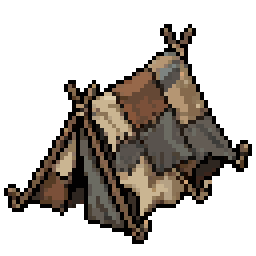
#> input picture pixellab_src/forest/camp/frame_0.png, 64 x 64 px, found by its file name (shown 4 times larger); its folder holds 4 pictures in this run
$ python fields_sheets.py
#> lines starting #> are read from the running program, lines starting #| are printed output that depends on the picture
### tools/region_props.py
"""Rekwizyty Rozlewisk i Wietrznych Turni z paczek obiektów PixelLab (pixellab_src/regions/<paczka>/frame_<i>.png,
pobrane przez pixellab_src/regions/fetch.py packs). Grafiki podmieniamy w miejscu dawnych plików
(assets/swamp, frogs, drowned, mountains), więc kod się nie zmienia: gra stawia je z punktem
zaczepienia u podstawy (offset liczony z wysokości tekstury). Każda klatka jest zmniejszana jak
postacie (hero_sheets.shrink_image), przycinana do sylwetki i wyśrodkowana poziomo.
Rekwizyty animowane w grze (np. kosz z ogniem) dostają pasek z kilku wariantów.
Uruchom: python tools/region_props.py"""
import os

from PIL import Image

import hero_sheets

ROOT = os.path.dirname(os.path.dirname(os.path.abspath(__file__)))
SRC = os.path.join(ROOT, "pixellab_src", "regions")
ASSETS = os.path.join(ROOT, "assets")

# plik w assets: (paczka, [klatki], skala) - kilka klatek = pasek animacji / wariantów (hframes w grze)
PROPS = {
    # Rozlewiska i wioska żaboludzi
    "swamp/mangrove_0.png": ("swamp_trees", [0], 0.75),
    "swamp/mangrove_1.png": ("swamp_trees", [1], 0.75),
    "swamp/mangrove_2.png": ("swamp_trees", [2], 0.75),
    "drowned/drowned_tree_0.png": ("swamp_trees", [3], 0.75),
    "drowned/drowned_tree_1.png": ("swamp_trees", [4], 0.75),
    "frogs/hut_tree_0.png": ("swamp_trees", [5], 1.0),
    "frogs/hut_tree_1.png": ("swamp_trees", [6], 1.0),
    "frogs/hut_tree_2.png": ("swamp_trees", [7], 1.0),
    "swamp/cattails.png": ("swamp_trees", [9, 9, 9], 0.4),
    "swamp/reeds.png": ("swamp_trees", [10, 10], 0.35),
    "drowned/rotten_stump.png": ("swamp_trees", [11], 0.4),
    "drowned/sunken_boat.png": ("swamp_trees", [12], 0.55),
    "drowned/sunken_cross.png": ("swamp_trees", [13], 0.45),
    "swamp/signpost.png": ("swamp_trees", [14], 0.45),
    "frogs/shell_throne.png": ("swamp_trees", [15], 0.7),
    "frogs/fish_rack.png": ("swamp_small", [0], 0.75),
    "frogs/fish_net.png": ("swamp_small", [1], 0.75),
    "frogs/frog_totem.png": ("swamp_small", [2], 0.75),
    "frogs/brazier.png": ("swamp_small", [3, 3], 0.6),
    "frogs/canoe.png": ("swamp_small", [4], 0.75),
    "frogs/clay_pots.png": ("swamp_small", [5], 0.55),
    "drowned/soul_jars.png": ("swamp_small", [6], 0.6),
    "swamp/lilies.png": ("swamp_small", [7, 8, 9], 0.45),
    # Wietrzne Turnie i wioska ptakoludzi
    "mountains/stilt_hut_0.png": ("mountain", [0], 1.0),
    "mountains/stilt_hut_1.png": ("mountain", [1], 1.0),
    "mountains/pillar_nest_0.png": ("mountain", [2], 1.0),
    "mountains/pillar_nest_1.png": ("mountain", [3], 1.0),
    "mountains/eagle_totem.png": ("mountain", [4], 0.75),
    "mountains/perch_pole.png": ("mountain", [5, 5], 0.75),
    "mountains/storm_rod.png": ("mountain", [6, 6], 0.75),
    "mountains/wind_chime.png": ("mountain", [7, 7], 0.6),
    "mountains/dead_tree_0.png": ("mountain", [9], 0.8),
    "mountains/dead_tree_1.png": ("mountain", [10], 0.8),
    "mountains/peak_0.png": ("mountain", [11], 1.15),
    "mountains/peak_1.png": ("mountain", [12], 1.15),
    "mountains/peak_2.png": ("mountain", [13], 1.15),
    "mountains/iron_ore_0.png": ("mountain", [14], 0.4),
    "mountains/iron_ore_1.png": ("mountain", [15], 0.4),
    "mountains/iron_ore_2.png": ("mountain", [14], 0.36),
    "mountains/aerie.png": ("mountain", [8], 1.0),
    "mountains/egg_nest.png": ("mountain_small", [0], 0.6),
    "mountains/bone_pile.png": ("mountain_small", [1], 0.6),
    "mountains/cairn.png": ("mountain_small", [2], 0.6),
}
# drobne ozdoby (paski klatek o stałej komórce): plik -> (paczka, klatki, komórka)
DECOR = {
    "mountains/decor.png": ("mountain_small", [3, 4, 5, 6, 7, 8, 9, 10], 20),
}


def _frame(pack, index, scale):
    src = Image.open(os.path.join(SRC, pack, "frame_%d.png" % index)).convert("RGBA")
    if scale != 1.0:
        src = hero_sheets.shrink_image(src, round(src.width * scale), round(src.height * scale))
    box = src.getbbox()
    cx = src.width / 2.0
    half = int(max(cx - box[0], box[2] - cx) + 0.999)
    left = int(cx) - half
    return src.crop((left, box[1], left + half * 2, box[3]))


def build(path, pack, frames, scale):
    imgs = [_frame(pack, i, scale) for i in frames]
    w = max(i.width for i in imgs)
    h = max(i.height for i in imgs)
    strip = Image.new("RGBA", (w * len(imgs), h))
    for k, img in enumerate(imgs):
        # podstawa przy dolnej krawędzi, poziomo pośrodku komórki
        strip.alpha_composite(img, (k * w + (w - img.width) // 2, h - img.height))
    strip.save(os.path.join(ASSETS, path))
    return strip.size


def decor(path, pack, frames, cell):
    strip = Image.new("RGBA", (cell * len(frames), cell))
    for k, index in enumerate(frames):
        src = Image.open(os.path.join(SRC, pack, "frame_%d.png" % index)).convert("RGBA")
        strip.alpha_composite(hero_sheets.shrink_image(src, cell, cell), (k * cell, 0))
    strip.save(os.path.join(ASSETS, path))
    return strip.size


# [89 lines left out: functions cliffs, _overhang, _overhang_corner, main, not called in this run]


# [2 lines that do not run on import are left out]

### tools/hero_sheets.py
"""Arkusze postaci gracza z PixelLab (pixellab_src/heroes/<postać>/) i dane chwytu broni.

Każda postać ma 5 kierunków (south, south-east, east, north-east, north - pozostałe gra
odbija w poziomie) i animacje: idle (obrót postaci), walk, slash (zamach), cast (czar),
shoot (łuk) - po 4 klatki, a ataki postaci animowanej porządnie (Wojciech) po 8 klatek
(szkieletowe ruchy PixelLab: cięcie, strzał z łuku, czar - broń w prawej ręce).
Arkusz: kolumny = klatki (8), wiersze = animacja * 5 + kierunek.

Chwyt broni: PixelLab przerysował klatki z postacią trzymającą znacznik - pręt z różowym
(#FF00FF) końcem w dłoni i błękitnym (#00FFFF) czubkiem (pliki mk_*.png, w atakach przez
edit_image na klatkach animacji). Z położenia obu kolorów liczymy punkt chwytu i kąt broni dla
każdej klatki - w grze broń z ekwipunku jest wtedy trzymana w dłoni i porusza się razem z ręką
(w cięciu pręt pokazuje tor miecza). Przerysowana klatka bywa przesunięta o kilka pikseli -
przesunięcie znajduje dopasowanie sylwetek (_align).

Wynik: assets/heroes/<postać>.png i scripts/hero_rig.gd (stałe dla gry).
Uruchom: python tools/hero_sheets.py"""
import colorsys
import math
import os

from PIL import Image

ROOT = os.path.dirname(os.path.dirname(os.path.abspath(__file__)))
SRC = os.path.join(ROOT, "pixellab_src", "heroes")
OUT = os.path.join(ROOT, "assets", "heroes")

HEROES = [("wojciech", "Wojciech"), ("bogdan", "Bogdan"), ("mira", "Mira"), ("jaga", "Jaga")]
DIRS = ["south", "south-east", "east", "north-east", "north"]
ANIMS = ["idle", "walk", "slash", "cast", "shoot"]
FRAMES = 8  # kolumny arkusza; chód i spoczynek mają 4 klatki, ataki do 8
CELL = 72
FEET_Y = 62  # stopy w komórce (od góry), przed zmniejszeniem
## Postać z PixelLab jest za duża przy reszcie świata - zmniejszamy ją do ok. 30 px wzrostu
## (trochę więcej niż dawna, 24-pikselowa postać). Wynikowa komórka i stopy:
SCALE = 0.75
## Znaczniki, którym nie da się ufać: Mira trzyma znacznik za plecami i w chodzie bokiem przekłada go przez ciało.
## STEADY_WALK - w chodzie broń zostaje w dłoni z pozy spoczynku (kołysze się z sylwetką); IDLE_GRIP_FROM - spoczynek
## w danym kierunku bierze chwyt z innego kierunku.
STEADY_WALK = {"mira": ("east", "south-east")}
IDLE_GRIP_FROM = {"mira": {"south-east": "east"}}
## Poprawki klatek, w które PixelLab wtopił przedmiot (łuk) mimo pustych dłoni: "erase" - kolory
## (hex) do wymazania w prostokącie [x0, y0, x1, y1] płótna klatki, "copy" - klatka zastąpiona inną klatką
## tej samej animacji i kierunku.
GREY_BOW = ["7a8084", "625d55", "5e6475"]
FRAME_FIX = {
    "wojciech": {
        ("shoot", "south", 1): {"erase": [50, 30, 60, 41], "colors": GREY_BOW},
        ("shoot", "south", 4): {"erase": [50, 30, 60, 41], "colors": GREY_BOW},
        ("shoot", "south", 5): {"copy": 4},
        ("shoot", "south", 6): {"copy": 4},
        ("shoot", "east", 4): {"copy": 3},
    },
}
## Najdalej (w pikselach), o ile chwyt ataku może zostać przyciągnięty do sylwetki (_snap).
SNAP_MAX = 7
OUT_CELL = round(CELL * SCALE)
OUT_FEET_Y = round(FEET_Y * SCALE)


def _open(path):
    return Image.open(path).convert("RGBA")


def _bottom(img):
    return img.getbbox()[3]


# [81 lines left out: functions _frames, _clean, _paste, _opaque, _align, _snap, not called in this run]


def _hsv(r, g, b):
    h, sat, v = colorsys.rgb_to_hsv(r / 255.0, g / 255.0, b / 255.0)
    return h * 360.0, sat, v


def _is_magenta(r, g, b):
    h, sat, v = _hsv(r, g, b)
    return 280.0 <= h <= 335.0 and sat > 0.3 and v > 0.35


# [4 lines left out: function _is_cyan, not called in this run]


def _is_rod(r, g, b):
    return min(r, g, b) > 165 or _is_magenta(r, g, b) or _is_cyan(r, g, b)


# [172 lines left out: functions _largest_group, _marker, build, _shrink, not called in this run]


def shrink_image(cell, out_w, out_h):
    """Zmniejsza jeden obrazek pixel artu do out_w x out_h: skalowanie z mieszaniem na kanale
    alfa, twardy próg przezroczystości i powrót do oryginalnej palety kolorów."""
    cell_px = cell.load()
    palette = list({cell_px[x, y][:3] for y in range(cell.height) for x in range(cell.width) if cell_px[x, y][3] >= 128})
    small = cell.convert("RGBa").resize((out_w, out_h), Image.LANCZOS).convert("RGBA")
    px = small.load()
    cache = {}
    for y in range(out_h):
        for x in range(out_w):
            red, green, blue, alpha = px[x, y]
            if alpha < 110 or not palette:
                px[x, y] = (0, 0, 0, 0)
                continue
            key = (red, green, blue)
            if key not in cache:
                cache[key] = min(palette, key=lambda p: (p[0] - red) ** 2 + (p[1] - green) ** 2 + (p[2] - blue) ** 2)
            px[x, y] = cache[key] + (255,)
    return small


# [65 lines left out: functions _gd, main, not called in this run]


# [2 lines that do not run on import are left out]

### tools/fields_sheets.py
"""Grafiki Pól Zbożowych z PixelLab (pixellab_src/fields/, pobrane przez pixellab_src/fields/fetch.py):
rekwizyty i budynki z paczek kandydatów, drobiazgi, arkusze koboldów i czerwi, tekstura ścierniska i sceny
stworzeń (zaorana ziemia - fields_art.py). Składanie jak w region_sheets / region_props / region_scenes.
Wynik: assets/fields/*.png, scenes/<stworzenie>.tscn.
Uruchom: python tools/fields_sheets.py (albo na końcu generate_art.py)"""
import json
import os

from PIL import Image, ImageEnhance

import forest_scenes
import forest_sheets
import region_props
import region_sheets
from alpine_tiles import full_tile

ROOT = os.path.dirname(os.path.dirname(os.path.abspath(__file__)))
SRC = os.path.join(ROOT, "pixellab_src", "fields")
OUT = os.path.join(ROOT, "assets", "fields")

# plik -> (paczka, klatka, skala)
PROPS = {
    "haystack": ("props", 0, 0.75), "hay_bale": ("props", 1, 0.45), "scarecrow": ("props", 2, 0.7),
    "well": ("props", 3, 0.7), "cart": ("props", 4, 0.75), "stook": ("props", 5, 0.5), "trough": ("props", 6, 0.55),
    "plough": ("props", 7, 0.55), "sacks": ("props", 8, 0.5), "fence": ("props", 9, 0.55), "wall": ("props", 10, 0.7),
    "wall_end": ("props", 11, 0.7), "rubble": ("props", 12, 0.55), "totem": ("props", 13, 0.7),
    "bomb_crate": ("props", 14, 0.5), "powder_barrel": ("props", 15, 0.42),
    "farmhouse": ("buildings", 0, 0.9), "barn": ("buildings", 1, 0.95), "windmill": ("buildings", 2, 1.0),
    "kobold_tent": ("buildings", 3, 0.7),
}
DECOR_CELL = 24

# stworzenia: rzędy klatek (ścieżki względem SRC) i wymagane animacje
CREATURES = {
    "kobold": (lambda n: [region_sheets.walk(n), [region_sheets.rot(n), region_sheets.rot(n),
                                                 region_sheets.frame(n, "attack", 1), region_sheets.frame(n, "attack", 3)]],
               ["walk", "attack"]),
    "kobold_slinger": (lambda n: [region_sheets.walk(n), [region_sheets.rot(n), region_sheets.rot(n),
                                                         region_sheets.frame(n, "attack", 2), region_sheets.frame(n, "attack", 4)]],
                       ["walk", "attack"]),
    "kobold_bomber": (lambda n: [region_sheets.walk(n), [region_sheets.rot(n), region_sheets.rot(n),
                                                        region_sheets.frame(n, "attack", 2), region_sheets.frame(n, "attack", 4)]],
                      ["walk", "attack"]),
    "kobold_bombardier": (lambda n: [region_sheets.walk(n), [region_sheets.rot(n), region_sheets.frame(n, "throw", 2),
                                                            region_sheets.frame(n, "throw", 4), region_sheets.frame(n, "jump", 4)]],
                          ["walk", "throw", "jump"]),
}

# scena: (arkusz, cień, wysokość tułowia)
SCENES = {
    "kobold": ("kobold", (1.5, 0.9), 9.0),
    "kobold_slinger": ("kobold_slinger", (1.5, 0.9), 9.0),
    "kobold_bomber": ("kobold_bomber", (1.5, 0.9), 9.0),
    "kobold_bombardier": ("kobold_bombardier", (3.2, 1.7), 20.0),
    "field_worm": ("field_worm", (1.8, 1.0), 14.0),
    "giant_worm": ("giant_worm", (4.6, 2.2), 34.0),
}
# nowe sceny: (wzór, węzeł, skrypt, właściwości)
NEW = {
    "kobold": ("goblin", "Kobold", "res://scripts/kobold.gd", {
        "max_health": "70", "damage": "13", "speed": "70.0", "attack_windup": "0.3", "attack_cooldown": "0.8",
        "xp_reward": "14", "gold_min": "4", "gold_max": "9", "aggro_radius": "100.0", "attack_range": "20.0"}),
    "kobold_slinger": ("goblin", "KoboldSlinger", "res://scripts/kobold_slinger.gd", {
        "max_health": "55", "damage": "10", "speed": "64.0", "attack_windup": "0.5", "attack_cooldown": "1.6",
        "xp_reward": "15", "gold_min": "4", "gold_max": "9", "attack_range": "130.0", "aggro_radius": "130.0",
        "stone_damage": "12"}),
    "kobold_bomber": ("goblin", "KoboldBomber", "res://scripts/kobold_bomber.gd", {
        "max_health": "60", "damage": "10", "speed": "60.0", "attack_windup": "0.6", "attack_cooldown": "2.4",
        "xp_reward": "17", "gold_min": "5", "gold_max": "10", "attack_range": "140.0", "aggro_radius": "130.0",
        "bomb_damage": "20"}),
    "field_worm": ("goblin", "FieldWorm", "res://scripts/field_worm.gd", {
        "max_health": "130", "damage": "14", "speed": "85.0", "attack_windup": "0.3", "attack_cooldown": "0.9",
        "xp_reward": "22", "gold_min": "4", "gold_max": "10", "aggro_radius": "110.0", "attack_range": "22.0",
        "leash_radius": "320.0", "erupt_damage": "20"}),
    "kobold_bombardier": ("frog_chief", "KoboldBombardier", "res://scripts/kobold_bombardier.gd", {
        "max_health": "1000", "damage": "20", "speed": "60.0", "xp_reward": "260", "gold_min": "10", "gold_max": "20",
        "aggro_radius": "150.0", "leash_radius": "420.0", "attack_interval": "1.4", "boss_name": '"Bombardier Kaszlak"',
        "legendary_drops": 'PackedStringArray("legend_kaszlak_gloves", "legend_kaszlak_boots", "legend_kaszlak_cord", "legend_kaszlak_staff")',
        "bomb_damage": "28", "barrel_damage": "55"}),
    "giant_worm": ("frog_chief", "GiantWorm", "res://scripts/giant_worm.gd", {
        "max_health": "1200", "damage": "22", "speed": "60.0", "xp_reward": "280", "gold_min": "10", "gold_max": "20",
        "aggro_radius": "150.0", "leash_radius": "420.0", "attack_interval": "1.5", "boss_name": '"Pożeracz Pól"',
        "legendary_drops": 'PackedStringArray("legend_devourer_helm", "legend_devourer_chest", "legend_devourer_bow", "legend_devourer_amulet")',
        "erupt_damage": "50", "slam_damage": "45", "acid_damage": "24", "quake_damage": "32"}),
}


def props():
    os.makedirs(OUT, exist_ok=True)
    region_props.SRC = SRC
    region_props.ASSETS = OUT
    for name, (pack, index, scale) in PROPS.items():
        if os.path.exists(os.path.join(SRC, pack, "frame_%d.png" % index)):
            region_props.build(name + ".png", pack, [index], scale)
#> in _frame, src is the input picture: PIL image 64x64 RGBA; mean R, G, B, A 33.6, 28.1, 22.8, 98.7
#> in shrink_image, `palette = list({cell_px[x, y][:3] for y in range(cell.height) for x in..`: palette = 47 items, first 6: (60, 60, 57), (172, 140, 96), (140, 116, 87), (181, 150, 115), (107, 107, 98), (125, 132, 129)
#> in shrink_image, `small = cell.convert("RGBa").resize((out_w, out_h), Image.LANCZOS).con..`:
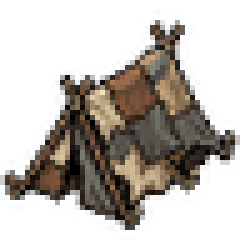
#> small: PIL image 48x48 RGBA (shown 5 times larger); mean R, G, B, A 36.8, 30.9, 25.1, 98.7; transparent parts drawn white
#> after the loop in shrink_image, `for y in range(out_h):`: cache = 841 items
#> in _frame, `src = hero_sheets.shrink_image(src, round(src.width * scale), round(sr..`:
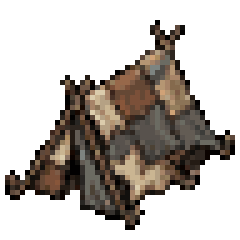
#> src: PIL image 48x48 RGBA (shown 5 times larger); mean R, G, B, A 34.3, 28.4, 23.2, 99.3; transparent parts drawn white
#> in _frame, `box = src.getbbox()`: box = (1, 4, 47, 46)
#> in _frame, `half = int(max(cx - box[0], box[2] - cx) + 0.999)`: half = 23
#> in _frame, `left = int(cx) - half`: left = 1
#> in _frame, `return src.crop((left, box[1], left + half * 2, box[3]))`:
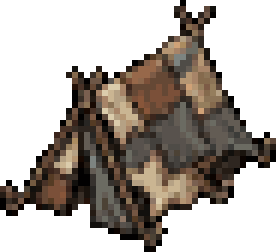
#> returned value: PIL image 46x42 RGBA (shown 6 times larger); mean R, G, B, A 40.9, 33.9, 27.6, 118.4; transparent parts drawn white
#> in build, `imgs = [_frame(pack, i, scale) for i in frames]`: imgs = 1 item
#> in build, `w = max(i.width for i in imgs)`: w = 46
#> in build, `h = max(i.height for i in imgs)`: h = 42
#> in build, `strip = Image.new("RGBA", (w * len(imgs), h))`: strip: PIL image 46x42 RGBA; every value is 0
#> the loop in build, `for k, img in enumerate(imgs):` made 1 pass
#> pass 2 of the loop in props, `for name, (pack, index, scale) in PROPS.items():`:
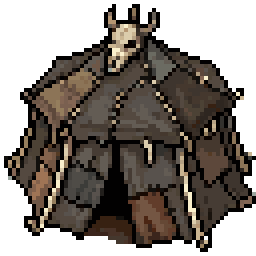
#> input picture pixellab_src/forest/camp/frame_1.png, 64 x 64 px, found by its file name (shown 4 times larger)
#> in _frame, src is the input picture: PIL image 64x64 RGBA; mean R, G, B, A 43.4, 36.9, 31, 161.6
#> small: PIL image 29x29 RGBA
#> src: PIL image 29x29 RGBA
#> box = (0, 0, 29, 28)
#> half = 15
#> left = -1
#> in _frame (call 2), `return src.crop((left, box[1], left + half * 2, box[3]))`:
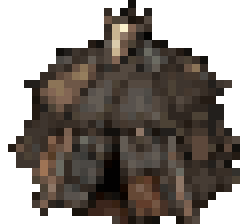
#> returned value: PIL image 30x28 RGBA (shown 8 times larger); mean R, G, B, A 44.6, 37.6, 31.9, 164.5; transparent parts drawn white
#> the loop in build (call 2), `for k, img in enumerate(imgs):` made 1 pass
    if os.path.exists(os.path.join(SRC, "small", "frame_15.png")):
        region_props.decor("decor.png", "small", list(range(16)), DECOR_CELL)
#> in decor, `strip = Image.new("RGBA", (cell * len(frames), cell))`: strip: PIL image 384x24 RGBA; every value is 0
#> in shrink_image (call 7), `small = cell.convert("RGBa").resize((out_w, out_h), Image.LANCZOS).con..`:
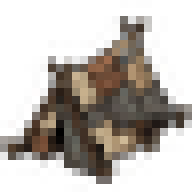
#> small: PIL image 24x24 RGBA (shown 8 times larger); mean R, G, B, A 42.5, 35.3, 28.5, 98.9; transparent parts drawn white
#> after the loop in shrink_image (call 7), `for y in range(out_h):`: cache = 231 items
#> in decor, `strip.alpha_composite(hero_sheets.shrink_image(src, cell, cell), (k * ..`:
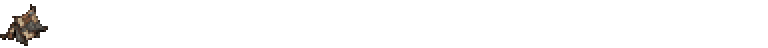
#> strip: PIL image 384x24 RGBA (shown 2 times larger); mean R, G, B, A 2.2, 1.8, 1.5, 6.4; transparent parts drawn white
#> pass 2 of the loop in decor, `for k, index in enumerate(frames):`:
#> in decor, `strip.alpha_composite(hero_sheets.shrink_image(src, cell, cell), (k * ..`:
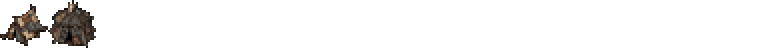
#> strip: PIL image 384x24 RGBA (shown 2 times larger); mean R, G, B, A 5, 4.2, 3.5, 16.7; transparent parts drawn white
    print("fields: rekwizyty")


# [58 lines left out: functions grounds, worms, creatures, scenes, not called in this run]


def main():
    props()
    grounds()
    layout_path = os.path.join(SRC, "layout.json")
    layout = json.load(open(layout_path)) if os.path.exists(layout_path) else {}
    creatures(layout)
    worms(layout)
    json.dump(layout, open(layout_path, "w"), indent=1)
    scenes(layout)


if __name__ == "__main__":
#> (the run stopped early here; a loop or call above may not have finished)
